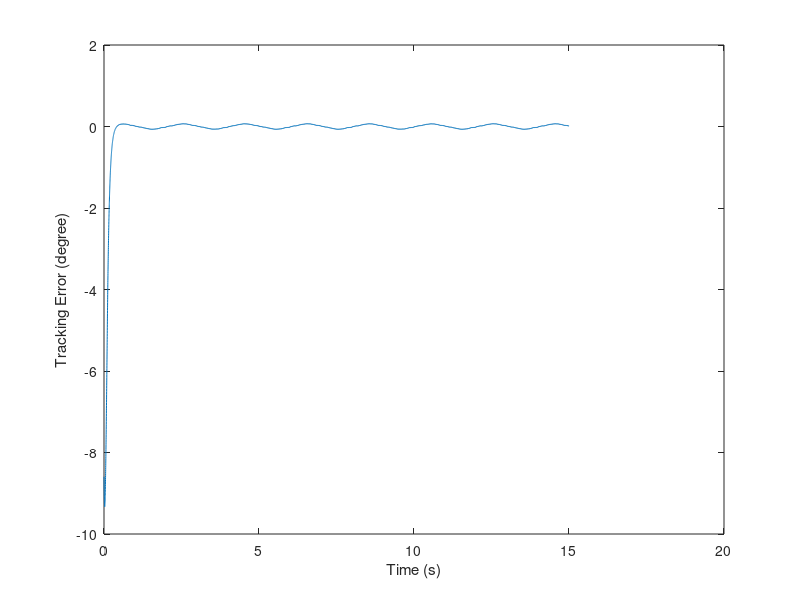
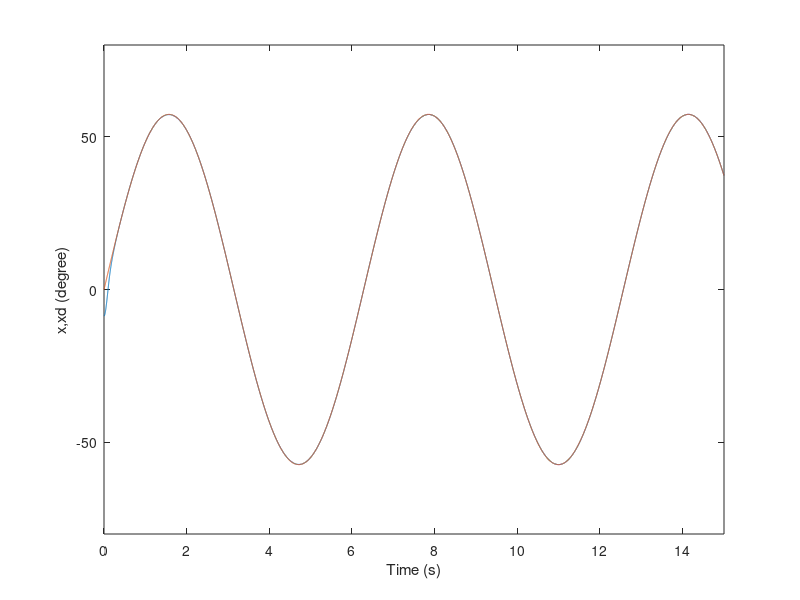
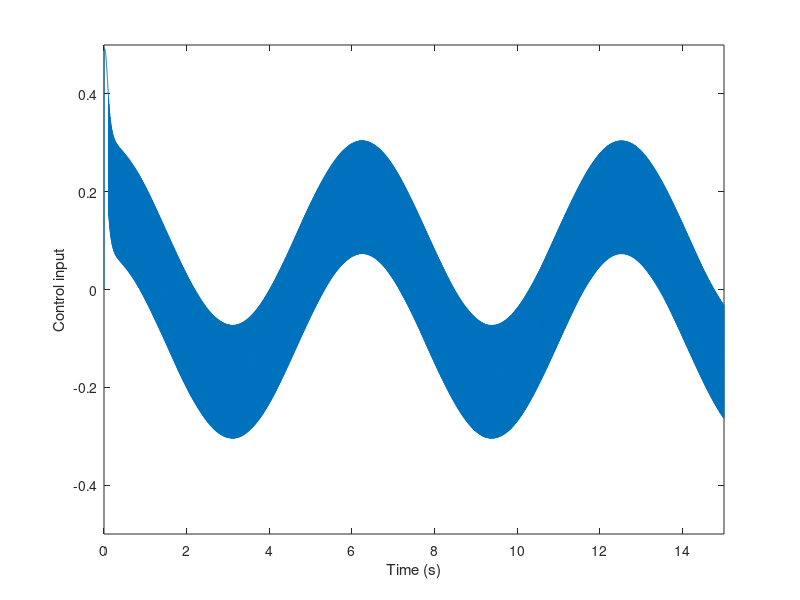
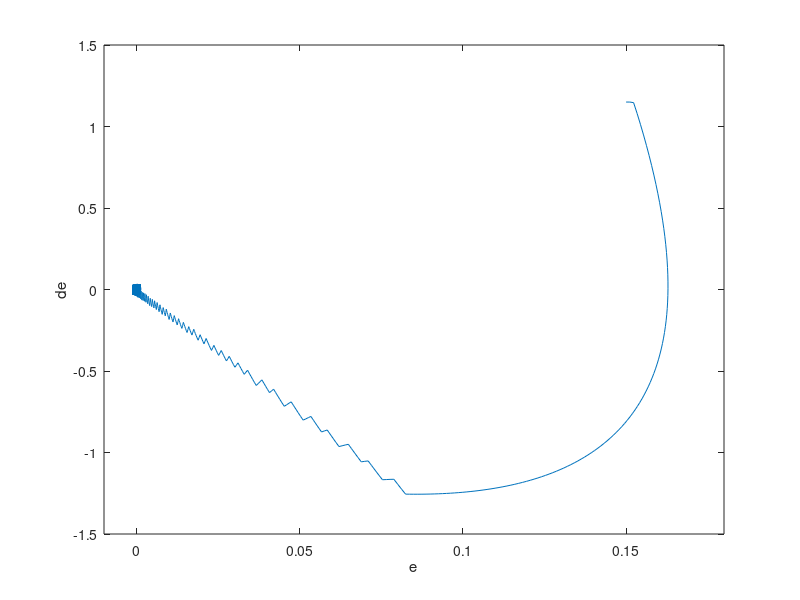

These figures' MATLAB source, in order:
%Sliding mode control
%Chapter 01
%Tien 2016.01.24
%Example 1.3.2

close all
clear all

%Sampling time
tmax=15;
dt=0.001;
n=round(tmax/dt);

%Reference data
wr=1; Ar=1; t(1)=0;
for i=1:n
   if i>1 t(i)=(i-1)*dt; end;
   r(i)=Ar*sin(wr*t(i));
   dr(i)=wr*Ar*cos(wr*t(i));
   d2r(i)=-wr^2*Ar*sin(wr*t(i));
end

%Disturbance
wd=pi; Ad=10; d(1)=0;
for i=1:n
   if i>1 t(i)=(i-1)*dt; end;
   d(i)=Ad*sin(wd*t(i));
   dd(i)=wd*Ad*cos(wd*t(i));
   d2d(i)=-wd^2*Ad*sin(wd*t(i));
end
dU=10;
dL=-10;
d1=(dU-dL)/2;
d2=(dU+dL)/2;

%Controller parameters
c=15;
epc=5;
k=10;

%Initial values
th(1)=-0.15;
dth(1)=-0.15;
err(1)=r(1)-th(1);
derr(1)=dr(2)-dth(1);
u(1)=0;
Xi_1=[th(1); dth(1)];

%System
b=133;
A=[0 1; 0 -25];
B=[0; b];
C=[0;1];

for i=2:n
   %System dynamics
   Xi=((A*Xi_1+B*u(i-1))+C*d(i-1))*dt+Xi_1;
   th(i)=Xi(1);
   dth(i)=Xi(2);
   Xi_1=Xi;
   
   %Tracking error
   err(i)=r(i)-th(i);
   derr(i)=(err(i)-err(i-1))/dt;
   
   %Controller
   s(i)=c*err(i)+derr(i);
   dc=d2-d1*sign(s(i));
   u(i)=(1/b)*(epc*sign(s(i))+k*s(i)+c*derr(i)+d2r(i)+25*dth(i)-dc);
end;

plot(t,(th-r)*180/pi);                  xlabel('Time (s)');	ylabel('Tracking Error (degree)');
figure;plot(t,th*180/pi,t,r*180/pi);	xlabel('Time (s)');	ylabel('x,xd (degree)');
axis([0,15,-80,80])
figure;plot(t,u);                       xlabel('Time (s)');	ylabel('Control input');
axis([0,15,-0.5,0.5])
figure;plot(err,derr);                  xlabel('e');        ylabel('de');
axis([-0.01,0.18,-1.5,1.5])